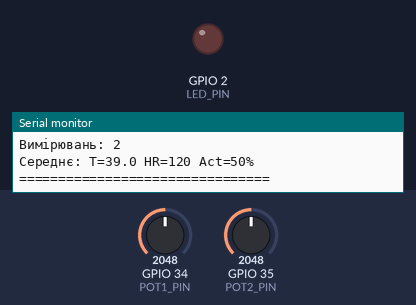
The sketch below on a simulated ESP32. Shown: output pins drawn as LEDs (lit = HIGH), the last lines printed to the serial monitor. The inputs (shaded band) are chosen by the test bench; at power-on: GPIO 35 (POT2_PIN) = 2048, GPIO 34 (POT1_PIN) = 2048.

Above: at 5.8 s.
5.9 s: GPIO 35 (POT2_PIN) set to 3285
16.6 s: GPIO 35 (POT2_PIN) set to 3373
At 20.28 s:
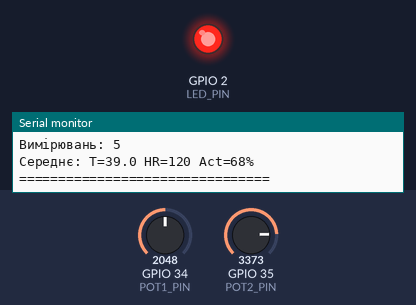
27.1 s: GPIO 34 (POT1_PIN) set to 2866
At 31.0 s:
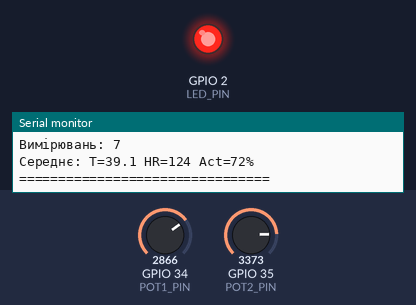
33.1 s: GPIO 34 (POT1_PIN) set to 2329
42.2 s: GPIO 34 (POT1_PIN) set to 2219
At 46.4 s:
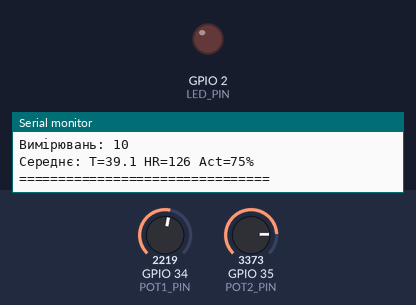
52.6 s: GPIO 34 (POT1_PIN) set to 3603
At 56.8 s:
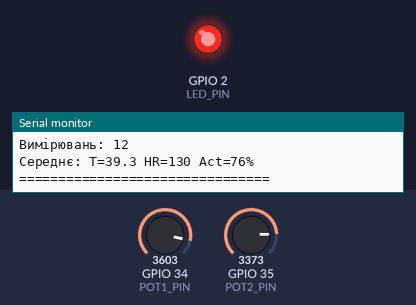
Timing chart, 0 to 58.3 s (numbered marks = the images above; inputs shaded):
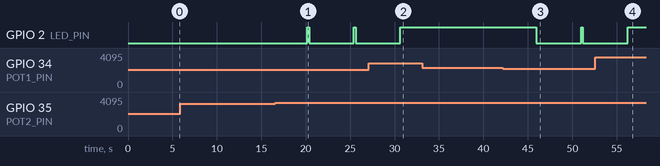

The sketch:

sketch.ino
```cpp
/*
 * IoT Pet Health Monitor
 * Носимий пристрій для моніторингу здоров'я тварин
 * Система медичного страхування тварин
 *
 * Платформа: ESP32 (Wokwi Simulator)
 */

// ==================== ПІНИ ====================
#define POT1_PIN 34    // Потенціометр 1 - пульс
#define POT2_PIN 35    // Потенціометр 2 - активність
#define LED_PIN 2      // LED для сповіщень

// ==================== НАЛАШТУВАННЯ ====================
// Норми показників для собаки
const float TEMP_MIN = 37.5;   // Мінімальна температура (°C)
const float TEMP_MAX = 39.2;   // Максимальна температура (°C)
const int HR_MIN = 60;         // Мінімальний пульс (bpm)
const int HR_MAX = 140;        // Максимальний пульс (bpm)
const int ACT_MIN = 20;        // Мінімальна активність (%)
const int ACT_MAX = 80;        // Максимальна активність (%)

// ==================== ЗМІННІ ====================
float temperature;
int heartRate;
int activity;
String healthStatus;
String recommendation;
String alerts;
float healthIndex;

// Статистика
float avgTemp = 0;
float avgHR = 0;
float avgAct = 0;
int measureCount = 0;

// ==================== SETUP ====================
void setup() {
  Serial.begin(115200);
  pinMode(LED_PIN, OUTPUT);

  Serial.println("==========================================");
  Serial.println("  IoT Pet Health Monitor");
  Serial.println("  Система моніторингу здоров'я тварин");
  Serial.println("==========================================");
  Serial.println("Налаштування (собака):");
  Serial.printf("  Температура: %.1f - %.1f C\n", TEMP_MIN, TEMP_MAX);
  Serial.printf("  Пульс: %d - %d bpm\n", HR_MIN, HR_MAX);
  Serial.printf("  Активність: %d - %d %%\n", ACT_MIN, ACT_MAX);
  Serial.println("==========================================\n");
}

// ==================== LOOP ====================
void loop() {
  collectSensorData();      // Збір даних
  analyzeHealth();          // Аналіз здоров'я
  calculateHealthIndex();   // Індекс здоров'я
  determineRecommendation(); // Рекомендація
  updateStatistics();       // Статистика
  printResults();           // Вивід
  handleAlerts();           // Сповіщення

  delay(5000);  // Оновлення кожні 5 секунд
}

// ==================== ЗБІР ДАНИХ ====================
void collectSensorData() {
  // Пульс з потенціометра 1 (40-200 bpm)
  heartRate = map(analogRead(POT1_PIN), 0, 4095, 40, 200);

  // Активність з потенціометра 2 (0-100%)
  activity = map(analogRead(POT2_PIN), 0, 4095, 0, 100);

  // Температура (симуляція на основі пульсу)
  temperature = 37.0 + (heartRate - 40) / 40.0;
}

// ==================== АНАЛІЗ ЗДОРОВ'Я ====================
void analyzeHealth() {
  int anomalyCount = 0;
  alerts = "";

  // Перевірка температури
  if (temperature < TEMP_MIN) {
    anomalyCount++;
    alerts += "Гіпотермія! ";
  } else if (temperature > TEMP_MAX) {
    anomalyCount++;
    alerts += "Гіпертермія! ";
  }

  // Перевірка пульсу
  if (heartRate < HR_MIN) {
    anomalyCount++;
    alerts += "Брадикардія! ";
  } else if (heartRate > HR_MAX) {
    anomalyCount++;
    alerts += "Тахікардія! ";
  }

  // Перевірка активності
  if (activity < ACT_MIN) {
    anomalyCount++;
    alerts += "Низька активність! ";
  } else if (activity > ACT_MAX) {
    anomalyCount++;
    alerts += "Гіперактивність! ";
  }

  // Статус на основі кількості аномалій
  if (anomalyCount == 0) healthStatus = "NORMAL";
  else if (anomalyCount == 1) healthStatus = "WARNING";
  else healthStatus = "CRITICAL";
}

// ==================== ІНДЕКС ЗДОРОВ'Я ====================
void calculateHealthIndex() {
  /*
   * Формула розрахунку індексу здоров'я:
   * - Температура: 40 балів
   * - Пульс: 35 балів
   * - Активність: 25 балів
   * Максимум: 100 балів
   */

  // Оцінка температури
  float tempCenter = (TEMP_MIN + TEMP_MAX) / 2.0;
  float tempRange = (TEMP_MAX - TEMP_MIN) / 2.0;
  float tempDev = abs(temperature - tempCenter) / tempRange;
  float tempScore = max(0.0, 40.0 * (1.0 - tempDev));

  // Оцінка пульсу
  float hrCenter = (HR_MIN + HR_MAX) / 2.0;
  float hrRange = (HR_MAX - HR_MIN) / 2.0;
  float hrDev = abs(heartRate - hrCenter) / hrRange;
  float hrScore = max(0.0, 35.0 * (1.0 - hrDev));

  // Оцінка активності
  float actCenter = (ACT_MIN + ACT_MAX) / 2.0;
  float actRange = (ACT_MAX - ACT_MIN) / 2.0;
  float actDev = abs(activity - actCenter) / actRange;
  float actScore = max(0.0, 25.0 * (1.0 - actDev));

  healthIndex = tempScore + hrScore + actScore;
}

// ==================== РЕКОМЕНДАЦІЯ ====================
void determineRecommendation() {
  if (healthIndex >= 80) recommendation = "OK";
  else if (healthIndex >= 60) recommendation = "MONITOR";
  else if (healthIndex >= 40) recommendation = "CONSULT";
  else recommendation = "URGENT";
}

// ==================== СТАТИСТИКА ====================
void updateStatistics() {
  measureCount++;
  // Ковзне середнє
  avgTemp = avgTemp + (temperature - avgTemp) / measureCount;
  avgHR = avgHR + (heartRate - avgHR) / measureCount;
  avgAct = avgAct + (activity - avgAct) / measureCount;
}

// ==================== ВИВІД ====================
void printResults() {
  Serial.println("---------- МОНІТОРИНГ ----------");
  Serial.printf("Температура: %.1f C %s\n", temperature,
    (temperature >= TEMP_MIN && temperature <= TEMP_MAX) ? "[OK]" : "[!]");
  Serial.printf("Пульс: %d bpm %s\n", heartRate,
    (heartRate >= HR_MIN && heartRate <= HR_MAX) ? "[OK]" : "[!]");
  Serial.printf("Активність: %d%% %s\n", activity,
    (activity >= ACT_MIN && activity <= ACT_MAX) ? "[OK]" : "[!]");
  Serial.println("---------- АНАЛІЗ ----------");
  Serial.printf("Статус: %s\n", healthStatus.c_str());
  Serial.printf("Індекс здоров'я: %.1f/100\n", healthIndex);
  Serial.printf("Рекомендація: %s\n", recommendation.c_str());
  if (alerts.length() > 0) {
    Serial.printf(">>> УВАГА: %s\n", alerts.c_str());
  }
  Serial.println("---------- СТАТИСТИКА ----------");
  Serial.printf("Вимірювань: %d\n", measureCount);
  Serial.printf("Середнє: T=%.1f HR=%.0f Act=%.0f%%\n", avgTemp, avgHR, avgAct);
  Serial.println("================================\n");
}

// ==================== СПОВІЩЕННЯ ====================
void handleAlerts() {
  if (healthStatus == "CRITICAL") {
    digitalWrite(LED_PIN, HIGH);
  } else if (healthStatus == "WARNING") {
    digitalWrite(LED_PIN, HIGH);
    delay(200);
    digitalWrite(LED_PIN, LOW);
  } else {
    digitalWrite(LED_PIN, LOW);
  }
}
```

Measured:
- the behaviour switches between 3316 and 3317 on GPIO 35 (POT2_PIN) (found by bisection; images 0 and 1)
- the behaviour switches between 2278 and 2277 on GPIO 34 (POT1_PIN) (found by bisection; images 2 and 3)
- after the input at 16.6 s, GPIO 2 (LED_PIN): alternates HIGH for 0.20 s and LOW for 5.0 s, starting after 3.6 s
- after the input at 27.1 s, GPIO 2 (LED_PIN): goes on until 30.7 s, then stays HIGH
- after the input at 42.2 s, GPIO 2 (LED_PIN): HIGH → LOW after 3.8 s, → HIGH 5.0 s later, → LOW 0.20 s later
- after the input at 52.6 s, GPIO 2 (LED_PIN): goes on until 56.2 s, then stays HIGH
